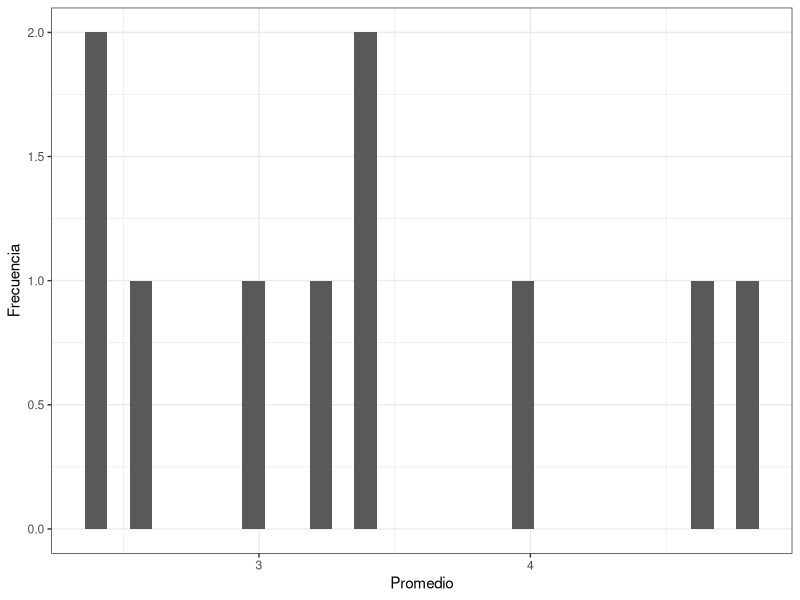
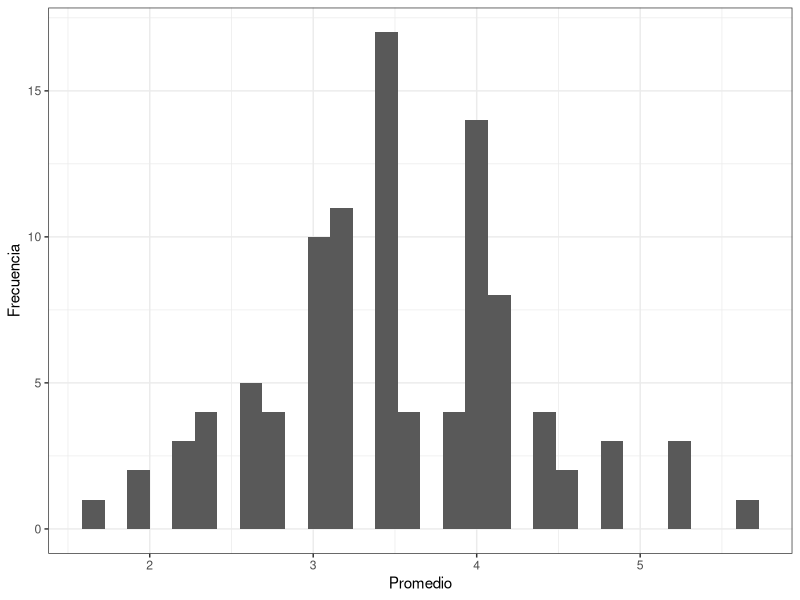
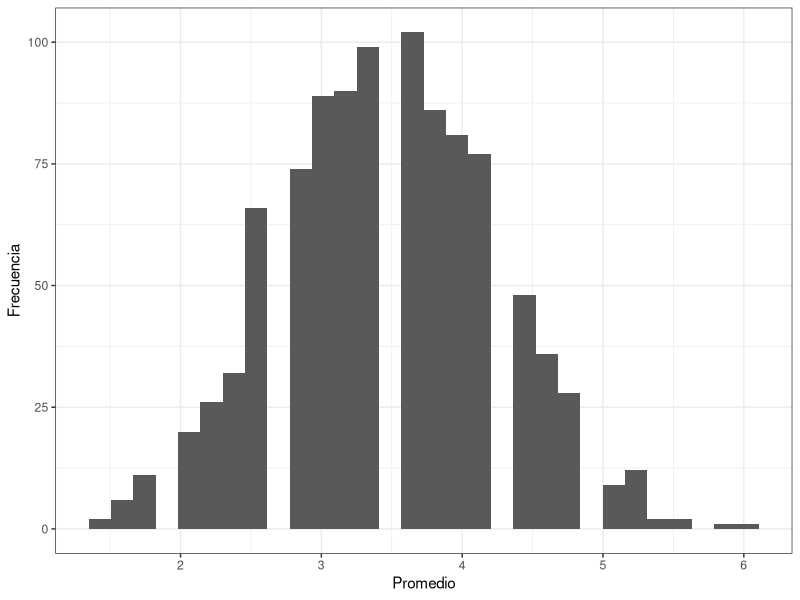
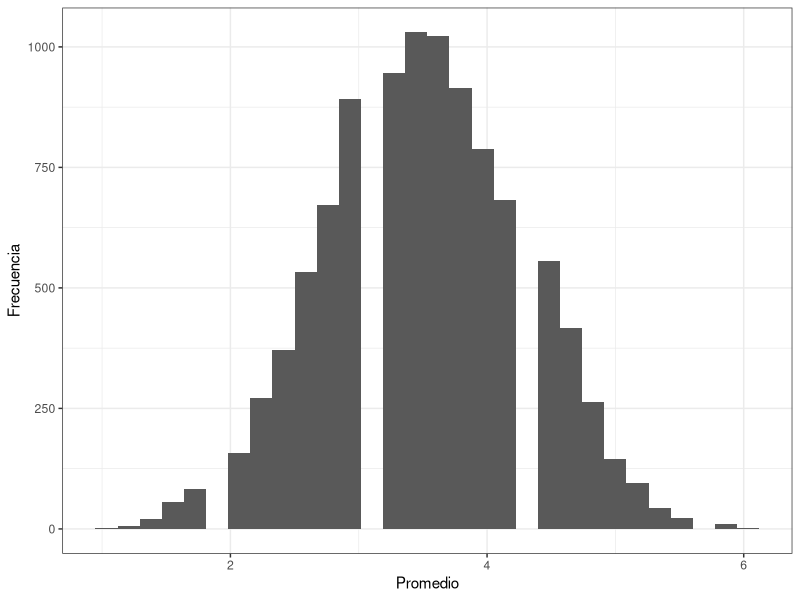

These figures' R source, in order:
## ---- chunk 1
knitr::opts_chunk$set(echo = TRUE)
## ---- chunk 2
library(dplyr)
library(ggplot2)

## ---- chunk 3
dummy_data <- data.frame(id=c(1,2,3,4,NA),
              horas_estudio=c(2, 5, 4, 2, 1),
              horas_recre=c(4, 2, 4, 3, 1),
              edad = c(20, 15, 16, 22, 20))

summary(dummy_data)
## ---- chunk 4
is.na(dummy_data)

# podemos acompañarlo con la función sum(), para saber el total de NA's 
sum(is.na(dummy_data))

# También, es posible utilizar la función which() para determinar el sitio
# en la columna donde se encuentra el NA. En este caso, conocemos que el NA 
# se encuentra en la columna id, ahora identificaremos su posición

which(is.na(dummy_data$id))

# Es así, como determinamos qué el valor faltante se encuentra en el quinto
# lugar de la columna id
## ---- chunk 5
sapply(dummy_data, function(y) sum(length(which(is.na(y)))))
## ---- chunk 6
dummy_data$id[is.na(dummy_data$id)] = 5
dummy_data
## ---- chunk 7
dummy_data <- data.frame(id=c(1,2,3,4,NA),
              horas_estudio=c(2, 5, 4, 2, 1),
              horas_recre=c(4, 2, 4, 3, 1),
              edad = c(20, 15, 16, 22, 20))

na.omit(dummy_data)
## ---- chunk 8
dummy_data_2 <- data.frame(id=c(1,2,3,4,NA,6,7,8,9,10,11,12),
                           horas_estudio=c(NA,5,4,2,1,3,NA,2,4,3,5,NA),
                           horas_recre=c(9,NA,8,3,NA,8,5,6,8,NA,4,7),
                           edad = c(20,15,NA,22,NA,17,18,NA,18,20,18,15))

# contando NA's por columna
sapply(dummy_data_2, function(y) sum(length(which(is.na(y)))))
## ---- chunk 9
na.omit(dummy_data_2)
## ---- chunk 10
dummy_data_2 <- data.frame(id=c(1,2,3,4,NA,6,7,8,9,10,11,12),
                           horas_estudio=c(NA,5,4,2,1,3,NA,2,4,3,5,NA),
                           horas_recre=c(9,NA,8,3,NA,8,5,6,8,NA,4,7),
                           edad = c(20,15,NA,22,NA,17,18,NA,18,20,18,15))

dummy_data_2[is.na(dummy_data_2)] = 0

dummy_data_2

## ---- chunk 11
dummy_data_2 <- data.frame(id=c(1,2,3,4,NA,6,7,8,9,10,11,12),
                           horas_estudio=c(NA,5,4,2,1,3,NA,2,4,3,5,NA),
                           horas_recre=c(9,NA,8,3,NA,8,5,6,8,NA,4,7),
                           edad = c(20,15,NA,22,NA,17,18,NA,18,20,18,15))

mean(dummy_data_2$horas_estudio, na.rm = TRUE)
dummy_data_2$horas_estudio[is.na(dummy_data_2$horas_estudio)]=2.4

mean(dummy_data_2$horas_recre, na.rm = TRUE)
dummy_data_2$horas_recre[is.na(dummy_data_2$horas_recre)] = 4.8

mean(dummy_data_2$edad, na.rm = TRUE)
dummy_data_2$edad[is.na(dummy_data_2$edad)] = 13

dummy_data_2
## ---- chunk 12
quantile(iris$Sepal.Length)

## ---- chunk 13
identificando_cuartiles <- function(x){
  if(x <= 5.1) print('debajo Q1')
  if(x > 5.1 & x <= 5.8) print('entre Q1 y Q2')
  if(x >5.8 & x <= 6.4) print('entre Q2 y Q3')
  if(x > 6.4) print('superior a Q3')
}

identificando_cuartiles(6.5)
## ---- chunk 14
iris_df <- iris

quantile(iris_df$Sepal.Length)

iris_df_cuartil <- iris_df %>%
  mutate(cuartil = case_when(Sepal.Length <= 5.1 ~ '< Q1',
                             Sepal.Length > 5.1 & Sepal.Length <= 5.8 ~ 'Q1 & Q2',
                             Sepal.Length > 5.8 & Sepal.Length <= 6.4 ~ 'Q1 & Q3',
                             Sepal.Length > 6.4 ~ '> Q3'))

head(iris_df_cuartil)
## ---- chunk 15
iris_df <- iris
iris_nueva <- c(5.222,NA,NA,NA,NA)

new_iris <- rbind(iris_nueva, iris_df)

head(new_iris %>%
       mutate(cuartil = case_when(Sepal.Length <= 5.1 ~ '< Q1',
                                             Sepal.Length > 5.1 & Sepal.Length <= 5.8 ~ 'Q1 & Q2',
                                             Sepal.Length > 5.8 & Sepal.Length <= 6.4 ~ 'Q1 & Q3',
                                             Sepal.Length > 6.4 ~ '> Q3')),1)
## ---- chunk 16
set.seed(123)
vectorcito <- seq(1, 100000, by = 1)

vectorcito_muestra <- sample(vectorcito, size = 20000)

length(vectorcito_muestra)

## ---- chunk 17
set.seed(123)
iris_muestra <- slice_sample(iris, n = 100)

summary(iris_muestra)
summary(iris)
## ---- chunk 18
set.seed(123)
vector_2 <- seq(1,100, by = 1)
vector_boot <- sample(vector_2, size = 300, replace = TRUE)
length(vector_boot)
## ---- chunk 19
set.seed(123)

iris_boot <- slice_sample(iris, n = 300, replace = TRUE)

summary(iris_boot)

## ---- chunk 20
punif(5, min = 0, max = 6)

## ---- chunk 21
punif(5, min = 0, max = 6, lower.tail = FALSE)
## ---- chunk 22
punif(5, min = 0, max = 6) - punif(3, min = 0, max = 6)
## ---- chunk 23
pnorm(154, mean = 161, sd = 7)
## ---- chunk 24
pnorm(154, mean = 161, sd = 7, lower.tail = FALSE)
## ---- chunk 25
pnorm(157, mean = 161, sd = 7) - pnorm(154, mean = 161, sd = 7)
## ---- chunk 26
qnorm(0.9, mean = 161, sd = 7)
## ---- chunk 27
qnorm(0.9, mean = 161, sd = 7, lower.tail =FALSE)
## ---- chunk 28
qnorm(0.1, mean = 161, sd = 7)
## ---- chunk 29
dado <- seq(1,6,1)
## ---- chunk 30
set.seed(123)
replicate(10, sample(dado, 5, replace = TRUE) %>%
                     mean()) %>% as.data.frame() %>%
  ggplot(aes(x = .)) + geom_histogram() +
  theme_bw() + xlab('Promedio') + ylab('Frecuencia')
## ---- chunk 31
set.seed(123)
replicate(100, sample(dado, 5, replace = TRUE) %>%
                     mean()) %>% as.data.frame() %>%
  ggplot(aes(x = .)) + geom_histogram() +
  theme_bw() + xlab('Promedio') + ylab('Frecuencia')

## ---- chunk 32
set.seed(123)
replicate(1000, sample(dado, 5, replace = TRUE) %>%
                     mean()) %>% as.data.frame() %>%
  ggplot(aes(x = .)) + geom_histogram() +
  theme_bw() + xlab('Promedio') + ylab('Frecuencia')
## ---- chunk 33
set.seed(123)
replicate(10000, sample(dado, 5, replace = TRUE) %>%
                     mean()) %>% as.data.frame() %>%
  ggplot(aes(x = .)) + geom_histogram() +
  theme_bw() + xlab('Promedio') + ylab('Frecuencia')
